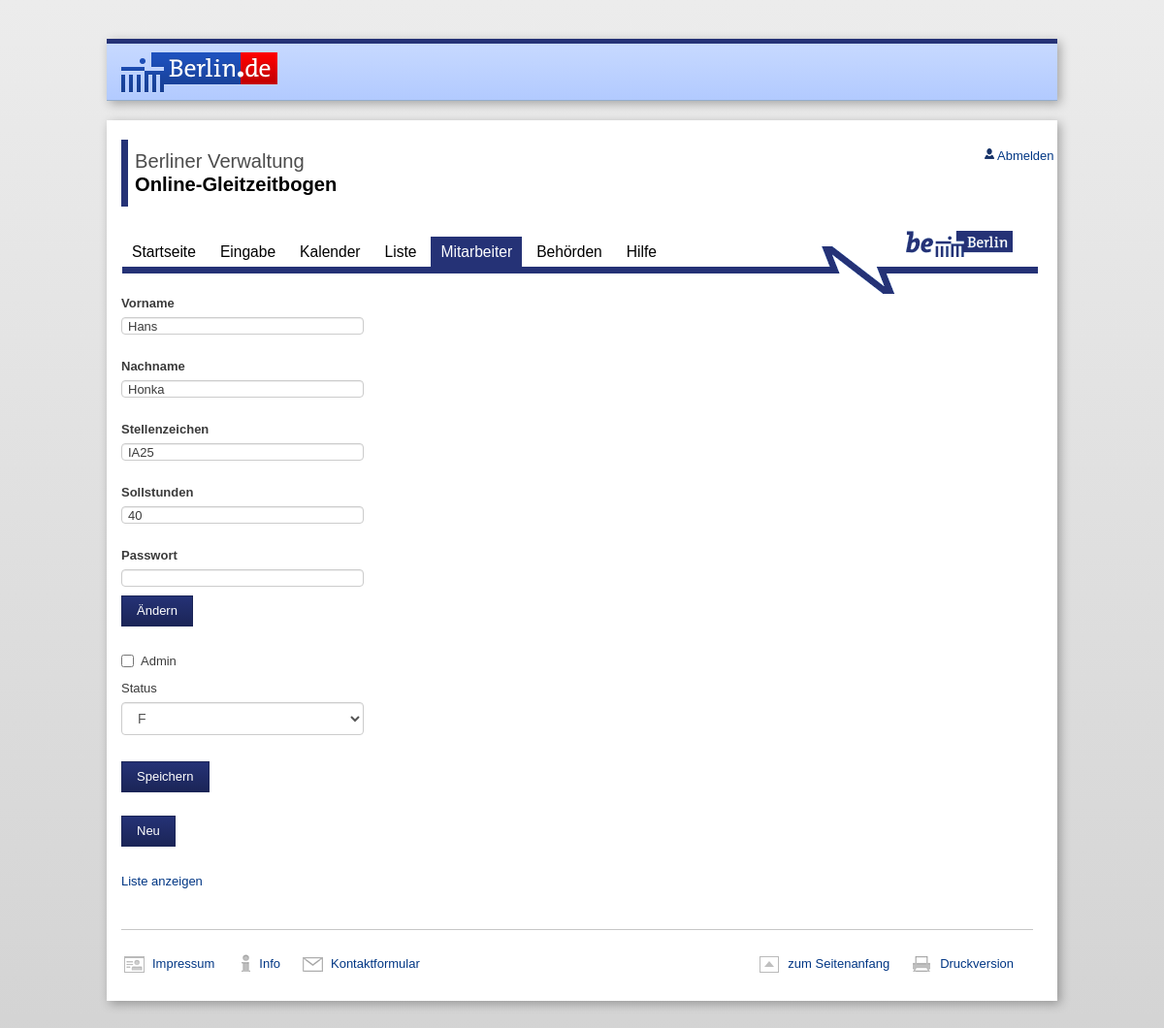
/sites/mitarbeiter.php?bla=edit&maid1=2 (signed in), run on the app's committed database.
### tables this page shows
CREATE TABLE IF NOT EXISTS `mitarbeiter` (
  `maid` int(11) NOT NULL AUTO_INCREMENT COMMENT 'Mitarbeiter ID',
  `vname` char(30) NOT NULL,
  `nname` char(50) NOT NULL,
  `stez` char(10) DEFAULT NULL COMMENT 'stellenzeichen des Mitarbeiters',
  `sollstd` double DEFAULT NULL,
  `bid` int(11) DEFAULT NULL COMMENT 'Behoerden ID',
  `sid` int(11) DEFAULT NULL COMMENT 'Status ID',
  `usern` varchar(20) NOT NULL,
  `passwort` varchar(32) DEFAULT NULL,
  `rechte` int(11) NOT NULL,
  PRIMARY KEY (`maid`),
  KEY `sid` (`sid`),
  KEY `bid` (`bid`)
);

### sites/mitarbeiter.php (the view, shortened to what this page needs)
<?php
	$zusatzinclude = "
	<script type='text/javascript' src='../includes/js/jquery.js'></script>
	<script type='text/javascript' src='../includes/js/master.js'></script>
	<link rel='stylesheet' href='../includes/css/bootstrap-theme.min.css'>
	";
	require('../includes/header.php');
	require('../includes/mysql.php');
 if($_SESSION["admin"]==1){
	 $vname="";
	 $nname="";
	 $stez="";
	 $sollstd="";
	 $usern="";
	 $rechte="";
	 $bid="";
	 $behoerdenname="";
	if(isset($_GET['bla'])){
 		$do=$_GET['bla'];
  	if ($do== "edit"){
		$sqlladen = "SELECT * FROM mitarbeiter WHERE maid =".$_GET['maid1'];
		$result2 = mysqli_query($link, $sqlladen);
	while($row1 = mysqli_fetch_array($result2)) {
		$vname=$row1['vname'];
		$nname=$row1['nname'];
		$stez=$row1['stez'];
		$sollstd=$row1['sollstd'];
		$rechte=$row1['rechte'];
		$bid=$row1['bid'];
		 }
		 }
		 }
  ?>
  <div style="width: 250px;">
<form role="form" method="post" name="ajax_form" id="ajax_form">
<div   class="form-group">
    <label for="voname">Vorname</label><input class="form-control" name="vname" id="vname" type="text" value="<?php echo $vname; ?>" /></div>
<div class="form-group">
    <label for="nname">Nachname</label><input class="form-control" name="nname" id="nname" type="text" value="<?php echo $nname; ?>"/></div>
<div class="form-group">
    <label for="stez">Stellenzeichen</label><input class="form-control" name="stez" id="stelz" type="text" value="<?php echo $stez; ?>"/></div>
<div class="form-group">
    <label for="sollstd">Sollstunden</label><input class="form-control" name="sollstd" id="sollstd" type="text" value="<?php echo $sollstd; ?>"/></div>
<?php
if ($do != "edit"){
echo"<div class='form-group'>
    <label for='usern'>Username</label><input class='form-control' name='usern' id='usern' type='text' value='".$usern."'/></div>
<div class='form-group'>
    <label for='passwort'>Passwort</label><input class='form-control' name='passwort' id='passwort' type='text' value='".$passwort."'/></div>";
}
else {
	echo
	"<form><div class='form-group'>
    <label for='passwort'>Passwort</label><input class='form-control' name='passwort' id='passwort' type='password' value='".$passwort."'/><button class='btn btn-default' name='savepwd' id='savepwd' type='submit' >Ändern</button></div></form>";
	}
?>
<div class="checkbox">
 <label for="checkbox">Admin</label>
    <input name="rechte" type="checkbox" value="<?php if($rechte==1){echo $rechte;}else echo "1"; ?>" >
</div>
<div class="form-group">
    <label for="status">Status</label>
<?php
 $sqlbh = "SELECT * FROM behoerde";
 $resultbh = mysqli_query($link, $sqlbh);
	echo "<select name='bid' class='form-control'>";
	while($row = mysqli_fetch_array($resultbh)) {
		$behoerdenname[$row[bid]] = $row[name];
		if ($row['bid']==$bid){
			$selected="SELECTED";
			}
		else{
			$selected="";
			}
        echo "<option ".$selected." value=".$row[bid].">".$behoerdenname[$row[bid]]."</option>";
	 }
 	 echo "</select>";
?>
<br>
<button class="btn btn-default" name="submit" id="submit" type="submit" >Speichern</button>
</div>
</form>
<form action="index3.php">
<button class="btn btn-default" name="neu" id="neu" type="submit" >Neu</button>
<br>
</form>
</div>
  </body>
 <?php
	echo"<a id='showbutton' href='javascript:toggle();'>Liste anzeigen</a>";
}else{
echo "<div class='alert alert-danger'>Sie haben keine Adminrechte !</div>";
}
	require('../includes/footer.php');
?>

### includes/css/signin.css (style rules this page uses)
body { padding-top: 40px; padding-bottom: 40px; background-color: #eee; }

### data on the page
mitarbeiter: vname "Hans", nname "Honka", stez "IA25", sollstd "40"

### other printed values
form field bid "F"
